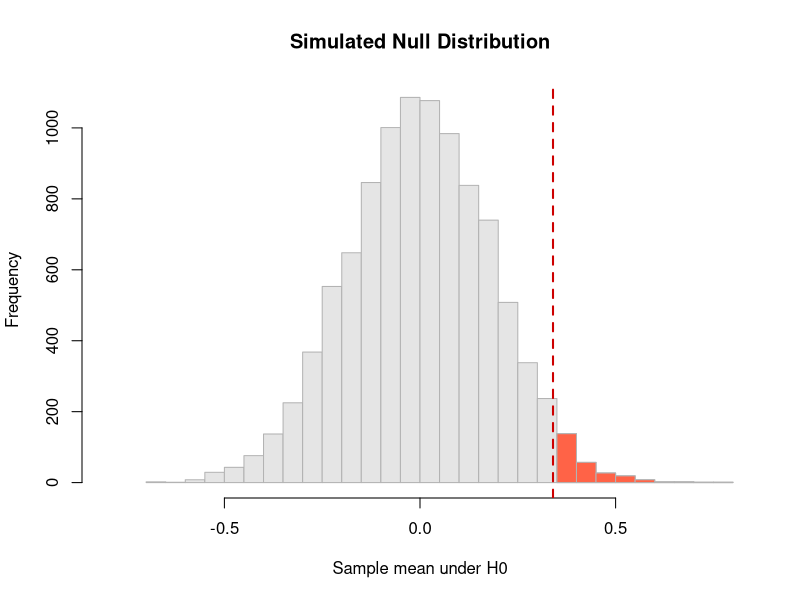

The R script that drew this image:
## ---- chunk 1
#| label: fig-null-dist
#| fig-cap: "10,000 simulated experiments in a world where the null hypothesis is true. The shaded tail is the p-value."

set.seed(42)

n          <- 30
obs_stat   <- 0.34
null_stats <- replicate(10000, mean(rnorm(n, mean = 0, sd = 1)))

p_value <- mean(null_stats >= obs_stat)

h <- hist(null_stats, breaks = 50, plot = FALSE)

plot(h, col = "gray90", border = "gray70",
     main = "Simulated Null Distribution",
     xlab = "Sample mean under H0",
     xlim = c(-0.8, 0.8))

tail_bins <- which(h$mids >= obs_stat)
rect(h$breaks[tail_bins], 0,
     h$breaks[tail_bins + 1], h$counts[tail_bins],
     col = "tomato", border = "gray70")

abline(v = obs_stat, col = "red3", lwd = 2, lty = 2)
